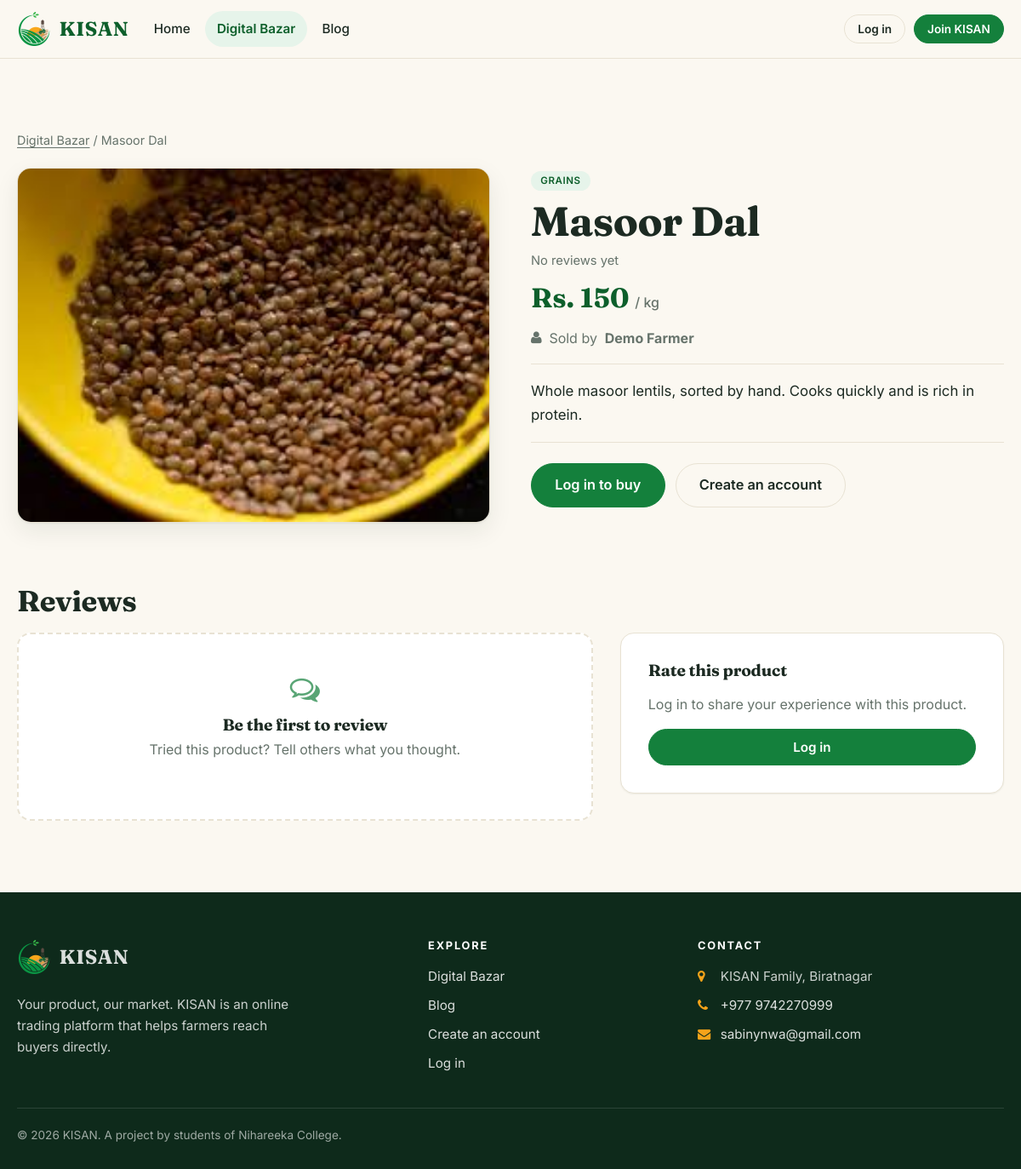
The app's page /review.php?pid=12 with its own data.
### tables this page shows
CREATE TABLE `fproduct` (
  `pid`       INT           NOT NULL AUTO_INCREMENT,
  `fid`       INT           NOT NULL,
  `product`   VARCHAR(255)  NOT NULL,
  `pcat`      VARCHAR(50)   NOT NULL,
  `pinfo`     TEXT          NOT NULL,
  `price`     DECIMAL(10,2) NOT NULL,
  `unit`      VARCHAR(20)   NOT NULL DEFAULT 'kg',
  `pimage`    VARCHAR(255)  NOT NULL DEFAULT '',
  `picStatus` TINYINT       NOT NULL DEFAULT 0,
  `created`   TIMESTAMP     NOT NULL DEFAULT CURRENT_TIMESTAMP,
  PRIMARY KEY (`pid`),
  KEY `idx_fproduct_fid` (`fid`),
  KEY `idx_fproduct_cat` (`pcat`),
  CONSTRAINT `fk_fproduct_farmer` FOREIGN KEY (`fid`) REFERENCES `farmer` (`fid`) ON DELETE CASCADE
);

CREATE TABLE `farmer` (
  `fid`       INT          NOT NULL AUTO_INCREMENT,
  `fname`     VARCHAR(255) NOT NULL,
  `fusername` VARCHAR(100) NOT NULL,
  `fpassword` VARCHAR(255) NOT NULL,
  `fhash`     VARCHAR(64)  NOT NULL DEFAULT '',
  `femail`    VARCHAR(190) NOT NULL,
  `fmobile`   VARCHAR(20)  NOT NULL,
  `faddress`  TEXT         NOT NULL,
  `factive`   TINYINT      NOT NULL DEFAULT 1,
  `frating`   INT          NOT NULL DEFAULT 0,
  `picExt`    VARCHAR(10)  NOT NULL DEFAULT 'png',
  `picStatus` TINYINT      NOT NULL DEFAULT 0,
  `created`   TIMESTAMP    NOT NULL DEFAULT CURRENT_TIMESTAMP,
  PRIMARY KEY (`fid`),
  UNIQUE KEY `uq_farmer_username` (`fusername`),
  UNIQUE KEY `uq_farmer_email` (`femail`)
);

### includes/bootstrap.php (called while the page is built, shortened)
<?php
require_once __DIR__ . '/../db.php';
function e($value): string
{
    return htmlspecialchars((string) $value, ENT_QUOTES | ENT_SUBSTITUTE, 'UTF-8');
}
function nl($value): string
{
    return nl2br(e($value));
}
function money($amount): string
{
    $text = number_format((float) $amount, 2, '.', ',');
    $text = preg_replace('/\.00$/', '', $text);
    return 'Rs. ' . $text;
}
function product_image($file): string
{
    $file = basename((string) $file);
    if ($file !== '' && is_file(__DIR__ . '/../productimages/' . $file)) {
        return 'productimages/' . rawurlencode($file);
    }
    return 'images/placeholder.svg';
}
function get_int(string $key): int
{
    $v = $_GET[$key] ?? 0;
    return is_string($v) ? (int) $v : 0;
}
function db_query(string $sql, string $types = '', array $params = []): mysqli_stmt
{
    global $conn;
    $stmt = $conn->prepare($sql);
    if ($types !== '') {
        $stmt->bind_param($types, ...$params);
    }
    $stmt->execute();
    return $stmt;
}
function db_all(string $sql, string $types = '', array $params = []): array
{
    $stmt   = db_query($sql, $types, $params);
    $result = $stmt->get_result();
    $rows   = $result ? $result->fetch_all(MYSQLI_ASSOC) : [];
    return $rows;
}
function db_row(string $sql, string $types = '', array $params = []): ?array
{
    $rows = db_all($sql, $types, $params);
    return $rows ? $rows[0] : null;
}
function current_user(): ?array
{
    return (isset($_SESSION['user']) && is_array($_SESSION['user'])) ? $_SESSION['user'] : null;
}
function is_logged_in(): bool
{
    return current_user() !== null;
}
function is_farmer(): bool
{
    $u = current_user();
    return $u !== null && $u['role'] === 'farmer';
}
function is_buyer(): bool
{
    $u = current_user();
    return $u !== null && $u['role'] === 'buyer';
}
    ?>

### review.php (the view, shortened to what this page needs)
<?php
require __DIR__ . '/includes/bootstrap.php';
$pid = get_int('pid');
$product = $pid > 0 ? db_row(
    'SELECT p.*, f.fname FROM fproduct p JOIN farmer f ON f.fid = p.fid WHERE p.pid = ?',
    'i',
    [$pid]
) : null;
$reviewError = '';
$oldComment  = '';
$oldRating   = 0;
$stats   = db_row('SELECT AVG(rating) AS avg_rating, COUNT(*) AS total FROM review WHERE pid = ?', 'i', [$pid]);
$avg     = $stats && $stats['total'] > 0 ? (float) $stats['avg_rating'] : 0.0;
$total   = $stats ? (int) $stats['total'] : 0;
$reviews = db_all('SELECT name, rating, comment FROM review WHERE pid = ? ORDER BY reviewId DESC', 'i', [$pid]);
require __DIR__ . '/includes/header.php';
?>
<section class="section">
    <div class="wrap">
        <nav class="crumbs" aria-label="Breadcrumb">
            <a href="market.php">Digital Bazar</a> / <span><?= e($product['product']) ?></span>
        </nav>
        <div class="product-detail">
            <div class="card product-photo">
                <img src="<?= e(product_image($product['pimage'])) ?>" alt="<?= e($product['product']) ?>">
            </div>
            <div class="product-info">
                <span class="chip chip-static"><?= e($product['pcat']) ?></span>
                <h1><?= e($product['product']) ?></h1>
                <div class="rating-line">
                    <?php if ($total > 0): ?>
                        <?= stars_html($avg) ?>
                        <span><strong><?= e(number_format($avg, 1)) ?></strong> &middot; <?= $total ?> review<?= $total === 1 ? '' : 's' ?></span>
                    <?php else: ?>
                        <span>No reviews yet</span>
                    <?php endif; ?>
                </div>
                <p class="product-price"><?= e(money($product['price'])) ?> <small>/ <?= e($product['unit']) ?></small></p>
                <p class="product-owner"><i class="fa fa-user" aria-hidden="true"></i> Sold by <strong><?= e($product['fname']) ?></strong></p>
                <div class="product-desc"><?= nl($product['pinfo']) ?></div>
                <div class="actions">
                    <?php if (is_buyer()): ?>
                        <form method="post" action="myCart.php" class="inline-form">
                            <?= csrf_field() ?>
                            <input type="hidden" name="action" value="add">
                            <input type="hidden" name="pid" value="<?= (int) $product['pid'] ?>">
                            <button type="submit" class="btn btn-ghost btn-lg"><i class="fa fa-plus" aria-hidden="true"></i> Add to Jhola</button>
                        </form>
                        <a class="btn btn-primary btn-lg" href="buyNow.php?pid=<?= (int) $product['pid'] ?>">Buy now</a>
                    <?php elseif (is_farmer()): ?>
                        <p class="note">You are logged in as a farmer. Switch to a buyer account to place orders.</p>
                    <?php else: ?>
                        <a class="btn btn-primary btn-lg" href="login.php">Log in to buy</a>
                        <a class="btn btn-ghost btn-lg" href="register.php">Create an account</a>
                    <?php endif; ?>
                </div>
            </div>
        </div>
        <section class="reviews" id="reviews">
            <h2>Reviews</h2>
            <div class="review-layout">
                <div>
                    <?php if ($reviews): ?>
                        <?php foreach ($reviews as $r): ?>
                            <article class="review">
                                <header>
                                    <strong><?= e($r['name']) ?></strong>
                                    <?= stars_html((float) min(5, max(0, (int) $r['rating']))) ?>
                                </header>
                                <p><?= nl($r['comment']) ?></p>
                            </article>
                        <?php endforeach; ?>
                    <?php else: ?>
                        <div class="empty">
                            <i class="fa fa-comments-o" aria-hidden="true"></i>
                            <h3>Be the first to review</h3>
                            <p>Tried this product? Tell others what you thought.</p>
                        </div>
                    <?php endif; ?>
                </div>
                <aside class="card card-pad review-form">
                    <h3>Rate this product</h3>
                    <?php if (is_logged_in()): ?>
                        <?php if ($reviewError): ?>
                            <div class="form-errors" role="alert"><?= e($reviewError) ?></div>
                        <?php endif; ?>
                        <form method="post" action="review.php?pid=<?= (int) $pid ?>#reviews">
                            <?= csrf_field() ?>
                            <div class="field">
                                <span class="label">Your rating</span>
                                <div class="star-input">
                                    <?php for ($i = 5; $i >= 1; $i--): ?>
                                        <input type="radio" id="star<?= $i ?>" name="rating" value="<?= $i ?>" <?= $oldRating === $i ? 'checked' : '' ?>>
                                        <label for="star<?= $i ?>" title="<?= $i ?> star<?= $i === 1 ? '' : 's' ?>">&#9733;</label>
                                    <?php endfor; ?>
                                </div>
                            </div>
                            <div class="field">
                                <label for="comment">Your review</label>
                                <textarea id="comment" name="comment" maxlength="500" rows="4" placeholder="How was the quality and freshness?"><?= e($oldComment) ?></textarea>
                            </div>
                            <button type="submit" class="btn btn-primary btn-block">Submit review</button>
                        </form>
                    <?php else: ?>
                        <p class="muted">Log in to share your experience with this product.</p>
                        <a class="btn btn-primary btn-block" href="login.php">Log in</a>
                    <?php endif; ?>
                </aside>
            </div>
        </section>
    </div>
</section>
<?php require __DIR__ . '/includes/footer.php'; ?>

### css/kisan.css (style rules this page uses)
:root { --bg: #fbf8f1; --surface: #ffffff; --ink: #1c2a22; --muted: #66736b; --line: #e8e2d3; --green: #14803c; --green-dark: #0d5f2b; --green-deep: #0e2a1b; --green-soft: #e6f4ea; --sun: #f6a31a; --sun-dark: #d98a07; --sun-soft: #fff3d9; --soil: #8a6d3b; --danger: #b3321f; --danger-soft: #fdecea; --radius: 16px; --radius-sm: 10px; --shadow-sm: 0 1px 2px rgba(16, 40, 24, .06); --shadow: 0 1px 2px rgba(16, 40, 24, .05), 0 10px 28px rgba(16, 40, 24, .08); --shadow-lg: 0 18px 48px rgba(16, 40, 24, .16); --font: "Inter", system-ui, -apple-system, "Segoe UI", Roboto, "Helvetica Neue", Arial, sans-serif; --font-head: "Fraunces", Georgia, "Times New Roman", serif; --header-h: 68px; }
*, *::before, *::after { box-sizing: border-box; }
html { scroll-behavior: smooth; }
body { margin: 0; font: 400 16px/1.65 var(--font); color: var(--ink); background: var(--bg); -webkit-font-smoothing: antialiased; text-rendering: optimizeLegibility; }
img { display: block; max-width: 100%; height: auto; }
a { color: var(--green-dark); text-decoration-thickness: 1px; text-underline-offset: 3px; }
h1, h2, h3, h4 { font-family: var(--font-head); font-weight: 700; line-height: 1.15; letter-spacing: -.01em; margin: 0 0 .5em; color: var(--ink); }
h1 { font-size: clamp(2rem, 4.2vw, 3rem); }
h2 { font-size: clamp(1.55rem, 3vw, 2.15rem); }
h3 { font-size: 1.2rem; }
p { margin: 0 0 1em; }
.wrap { width: min(1160px, 100% - 2.5rem); margin-inline: auto; }
.muted { color: var(--muted); }
.btn { display: inline-flex; align-items: center; justify-content: center; gap: .5rem; padding: .72rem 1.3rem; font: 600 .95rem/1.2 var(--font); color: #fff; background: var(--green); border: 1.5px solid var(--green); border-radius: 999px; cursor: pointer; text-decoration: none; transition: transform .15s ease, background .15s ease, box-shadow .15s ease, border-color .15s ease; }
.btn-primary { background: var(--green); }
.btn-ghost { background: transparent; border-color: var(--line); color: var(--ink); }
.btn-lg { padding: .95rem 1.7rem; font-size: 1.02rem; }
.btn-block { width: 100%; }
.section { padding: clamp(3rem, 7vw, 5.5rem) 0; }
.card { background: var(--surface); border: 1px solid var(--line); border-radius: var(--radius); box-shadow: var(--shadow-sm); overflow: hidden; }
.card-pad { padding: clamp(1.25rem, 3vw, 2rem); }
.empty { text-align: center; padding: 3rem 1.5rem; background: var(--surface); border: 2px dashed var(--line); border-radius: var(--radius); color: var(--muted); }
.empty i { font-size: 2.2rem; color: var(--green); opacity: .7; margin-bottom: .75rem; display: block; }
.empty h3 { color: var(--ink); margin-bottom: .35rem; }
.empty p { margin: 0 auto 1.25rem; max-width: 42ch; }
.chip { display: inline-block; padding: .28rem .7rem; font: 600 .72rem/1.2 var(--font); letter-spacing: .05em; text-transform: uppercase; color: var(--green-dark); background: rgba(255, 255, 255, .92); border-radius: 999px; }
.chip-static { background: var(--green-soft); }
.crumbs { font-size: .9rem; color: var(--muted); margin-bottom: 1.25rem; }
.crumbs a { color: var(--muted); }
.product-detail { display: grid; gap: clamp(1.5rem, 4vw, 3rem); grid-template-columns: minmax(0, 1fr) minmax(0, 1fr); align-items: start; }
.product-photo { aspect-ratio: 4 / 3; box-shadow: var(--shadow); }
.product-photo img { width: 100%; height: 100%; object-fit: cover; }
.product-info h1 { margin: .5rem 0 .4rem; }
.rating-line { display: flex; align-items: center; gap: .6rem; color: var(--muted); font-size: .92rem; margin-bottom: 1rem; }
.product-price { font: 700 2rem/1 var(--font-head); color: var(--green-dark); margin-bottom: 1.1rem; }
.product-price small { font: 500 1rem var(--font); color: var(--muted); }
.product-owner { display: flex; align-items: center; gap: .55rem; color: var(--muted); }
.product-desc { font-size: 1.05rem; padding: 1.1rem 0; border-block: 1px solid var(--line); margin: 1.1rem 0 1.5rem; }
.actions { display: flex; flex-wrap: wrap; gap: .75rem; align-items: center; }
.reviews { margin-top: clamp(3rem, 6vw, 5rem); }
.review-layout { display: grid; gap: 2rem; grid-template-columns: minmax(0, 3fr) minmax(0, 2fr); align-items: start; }
.review-form h3 { margin-bottom: 1rem; }

### records on screen
fproduct: product "Masoor Dal", pimage (picture), pcat "GRAINS", price "Rs. 150", unit "kg", fid.fname "Demo Farmer", pinfo "Whole masoor lentils, sorted by hand. Cooks quickly and is rich in protein."
